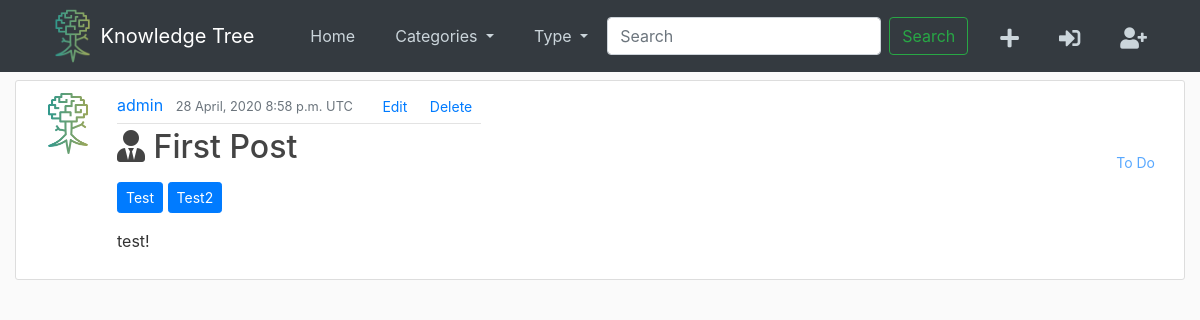
The app's page /post/3/, older data.
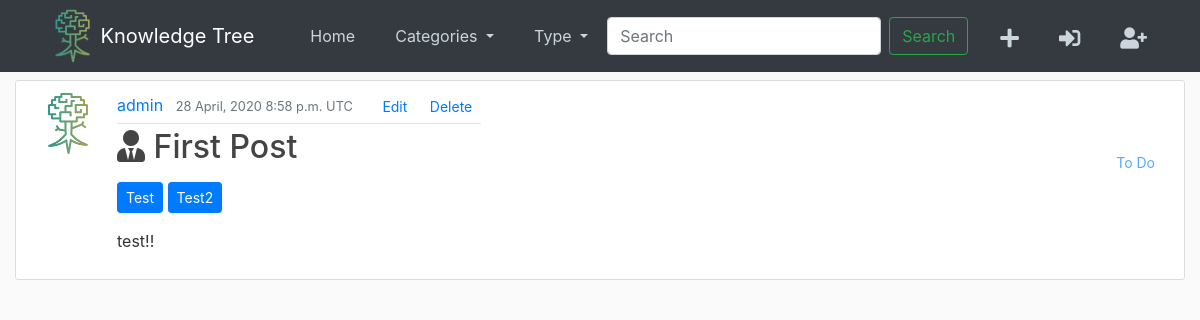
The same page, newer data.
### feed/models.py (models this page shows, shortened)
class Post(models.Model):
	type_choices = [
		('book', 'Book'),
		('doc', 'Documentary'),
		('thinker', 'Thinker/Person'),
		('misc','Other/Miscellaneous'),
		(None, 'Select type...')
	]
	rating_choices = [
		(1, 1),
		(2, 2),
		(3, 3),
		(4, 4),
		(5, 5)
	]
	status_choices = [
		('to do', 'to do'),
		('in progress', 'in progress'),
		('completed', 'completed')
	]
	title = models.CharField(max_length=100)
	note_type = models.CharField(max_length=100,choices=type_choices,null=True)
	category = models.CharField(max_length=100, null=True)
	author = models.CharField(max_length=100, default='', blank=True)
	notes = RichTextField()
	status = models.CharField(
		max_length=100,
		choices=status_choices,
		default='to do'
		)
	rating = models.IntegerField(
		choices=rating_choices,
		default=5
	)
	date_posted = models.DateTimeField(default=timezone.now)
	posted_by = models.ForeignKey(User, on_delete=models.CASCADE)

### feed/views.py (the view)
# urls.py: path('post/<int:pk>/', PostDetailView.as_view(), name='post-detail'),
class PostDetailView(DetailView):
	model = Post
	context_object_name = 'post'

### feed/templatetags/my_extras.py (called while the page is built)
@register.filter(name="format_category")
def get_categories(data):
	categories = [c.strip().title() for c in data.split(',') if c.strip()]
	return sorted(categories)

### feed/templates/feed/post_detail.html (shortened to what this page needs)
{% extends "feed/base.html" %}
{% load my_extras %}
{% load static %}
{% block content %}
<div class="container-fluid">
		<article class="media content-section">
			<img class="rounded-circle article-img" src = "{% static 'img/logo.png' %}">
		  <div>
		    <div class="article-metadata">
		      <a class="mr-2" href="">{{ post.posted_by }}</a>
		      <small class="text-muted">{{ post.date_posted|date:"d F, Y P e" }}</small>
		        <a href="{% url 'post-edit' post.id%}" class="btn btn-default btn-sm ml-3">Edit</a>
		    <a href="#" class="btn btn-default btn-sm">Delete</a>
		    </div>
		    <h2>
		    {% if post.note_type == "book" %}
		    <span class="fas fa-book"></span>
		    {% elif post.note_type == "doc" %}
		    <span class="fas fa-video"></span>
		    {% else %}
		    <span class="fas fa-user-tie"></span>
		    {% endif %}
		    <a class="article-title" href="">{{ post.title }}</a>
			</h2>
		    <p class="pt-2">
		    	{% for category in post.category|format_category %}
		    	<a href="#" class="btn btn-primary btn-sm">{{ category }}</a>
		    	{% endfor %}
		    </p>
		    <p class="article-content">{{ post.notes | safe }}</p>
		  </div>
	  	    <div class="ml-auto pt-5">
		    <p class="pt-2"><a href="#" class="btn btn-default disabled btn-sm">
		    {{ post.status|title }}</a></p>
			</div>
		</article>
</div>
{% endblock content %}

Row changes from the older to the newer data that the page shows:
changed Post "First Post": notes "test!" → "test!!"
